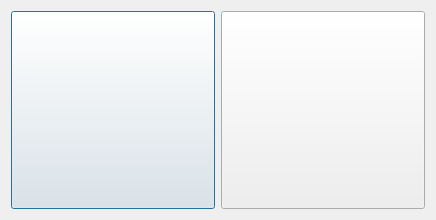
<?xml version="1.0" encoding="UTF-8"?>
<ui version="4.0">
 <class>Dialog</class>
 <widget class="QDialog" name="Dialog">
  <property name="windowModality">
   <enum>Qt::WindowModal</enum>
  </property>
  <property name="geometry">
   <rect>
    <x>0</x>
    <y>0</y>
    <width>422</width>
    <height>210</height>
   </rect>
  </property>
  <property name="windowTitle">
   <string>Repeat value changed ?</string>
  </property>
  <layout class="QHBoxLayout" name="horizontalLayout">
   <item>
    <widget class="QPushButton" name="do_not_repeat_pushButton">
     <property name="sizePolicy">
      <sizepolicy hsizetype="Minimum" vsizetype="Expanding">
       <horstretch>0</horstretch>
       <verstretch>0</verstretch>
      </sizepolicy>
     </property>
     <property name="minimumSize">
      <size>
       <width>204</width>
       <height>198</height>
      </size>
     </property>
     <property name="maximumSize">
      <size>
       <width>204</width>
       <height>198</height>
      </size>
     </property>
     <property name="text">
      <string/>
     </property>
    </widget>
   </item>
   <item>
    <widget class="QPushButton" name="repeat_pushButton">
     <property name="sizePolicy">
      <sizepolicy hsizetype="Minimum" vsizetype="Expanding">
       <horstretch>0</horstretch>
       <verstretch>0</verstretch>
      </sizepolicy>
     </property>
     <property name="minimumSize">
      <size>
       <width>204</width>
       <height>198</height>
      </size>
     </property>
     <property name="maximumSize">
      <size>
       <width>204</width>
       <height>198</height>
      </size>
     </property>
     <property name="sizeIncrement">
      <size>
       <width>0</width>
       <height>0</height>
      </size>
     </property>
     <property name="baseSize">
      <size>
       <width>0</width>
       <height>0</height>
      </size>
     </property>
     <property name="text">
      <string/>
     </property>
    </widget>
   </item>
  </layout>
 </widget>
 <tabstops>
  <tabstop>repeat_pushButton</tabstop>
  <tabstop>do_not_repeat_pushButton</tabstop>
 </tabstops>
 <resources/>
 <connections/>
</ui>
